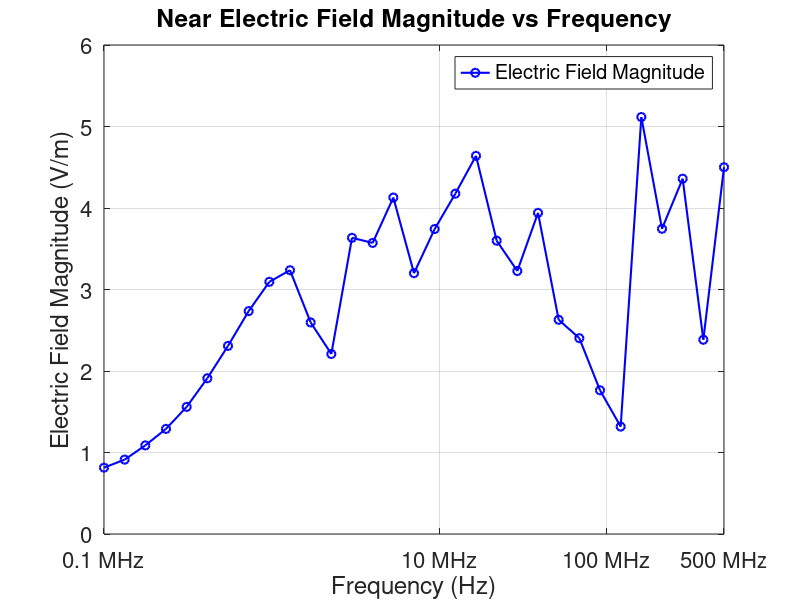

MATLAB code for this plot:
% 绘制近场电场强度随频率变化的图表
clear all;
close all;

% 定义频率和电场强度数据
frequencies = [1.00000000E+05,1.32830865E+05,1.76440386E+05,2.34367291E+05,3.11312100E+05,4.13518554E+05,5.49280272E+05,7.29613735E+05,9.69152234E+05,1.28733329E+06,1.70997595E+06,2.27137584E+06,3.01708817E+06,4.00762431E+06,5.32336202E+06,7.07106781E+06,9.39256053E+06,1.24762194E+07,1.65722701E+07,2.20130897E+07,2.92401774E+07,3.88399805E+07,5.15914820E+07,6.85294117E+07,9.10282102E+07,1.20913559E+08,1.60610526E+08,2.13340350E+08,2.83381832E+08,3.76418539E+08,5.00000000E+08];

electric_field = [8.14220944E-01,9.12567996E-01,1.08730124E+00,1.28994094E+00,1.55974762E+00,1.91125453E+00,2.30799538E+00,2.73490957E+00,3.09402323E+00,3.23642350E+00,2.59570343E+00,2.20878971E+00,3.63437315E+00,3.57162956E+00,4.12830821E+00,3.20006301E+00,3.74220891E+00,4.17579793E+00,4.63998071E+00,3.59894977E+00,3.22720206E+00,3.94017644E+00,2.62835619E+00,2.40260557E+00,1.76342859E+00,1.31762751E+00,5.11637662E+00,3.74522841E+00,4.35965145E+00,2.38344256E+00,4.50019367E+00];

% 创建图表
figure;
plot(frequencies, electric_field, 'b-o', 'LineWidth', 1.5, 'MarkerSize', 6);
grid on;

% 设置横轴为对数刻度
set(gca, 'XScale', 'log');

% 设置横轴范围和刻度
set(gca, 'XLim', [1e5 5e8]); % 频率范围 1e5 Hz 到 3e7 Hz
set(gca, 'XTick', [1e5, 10e6, 100e6, 500e6]); % 设置主要刻度
set(gca, 'XTickLabel', {'0.1 MHz', '10 MHz', '100 MHz', '500 MHz'}); % 设置刻度标签

% 设置标签和标题
xlabel('Frequency (Hz)');
ylabel('Electric Field Magnitude (V/m)');
title('Near Electric Field Magnitude vs Frequency');

% 设置字体大小
set(gca, 'FontSize', 16);

% 添加图例
legend('Electric Field Magnitude', 'Location', 'best');

% 调整图形大小
set(gcf, 'Position', [100, 100, 800, 400]);

% % 保存图表
% saveas(gcf, 'near_field_electric_field_vs_frequency.png');
% disp('图表已保存为 near_field_electric_field_vs_frequency.png');
